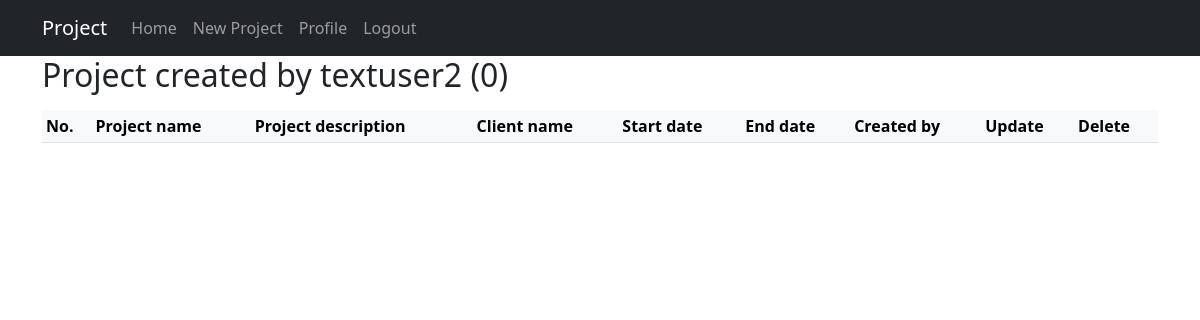
Before: /user/textuser2 (signed in) with the older database file.
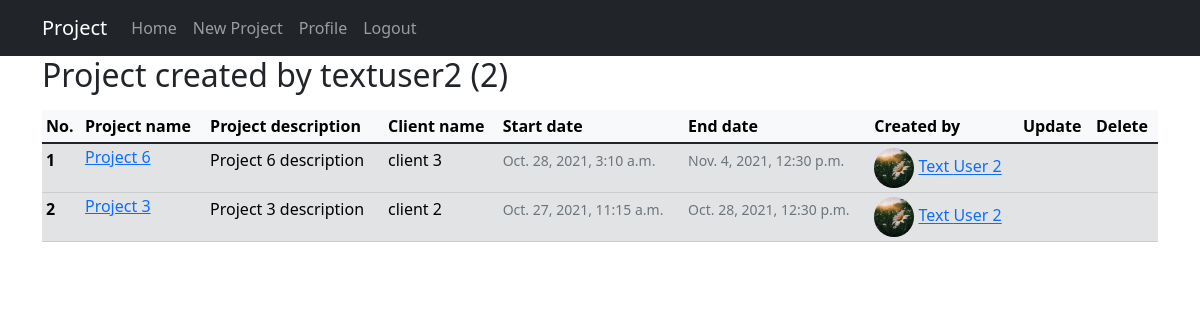
After: the same page with the newer database file.
### projects/models.py (models this page shows, shortened)
class Project(models.Model):
    name = models.CharField(max_length=50)
    description = models.TextField()
    client = models.ForeignKey(Client, related_name='projects', on_delete=models.CASCADE)
    created_by = models.ForeignKey(User, related_name='projects', on_delete=models.DO_NOTHING)
    start_date = models.DateTimeField(default=timezone.now())
    end_date = models.DateTimeField()

class Client(models.Model):
    name = models.CharField(max_length=50)
    def __str__(self):
        return self.name

### users/models.py (models this page shows, shortened)
class Profile(models.Model):
    user = models.OneToOneField(User, on_delete=models.CASCADE)
    image = models.ImageField(default='default.png', upload_to='profile_pics')

### projects/views.py (the view)
# urls.py: path('user/<str:username>', views.UserProjectListView.as_view(), name='user-projects'),
class UserProjectListView(LoginRequiredMixin, ListView):
    model = Project
    template_name = 'projects/user_projects.html' # <app>/<model>_<viewtype>.html
    context_object_name = 'projects'
    paginate_by = 5
    def get_queryset(self):
        user = get_object_or_404(User, username=self.kwargs.get('username'))
        return Project.objects.filter(created_by=user).order_by('-end_date')

### projects/templates/projects/user_projects.html (shortened to what this page needs)
{% extends "projects/base.html" %}
{% block content %}
    <h2 class="mb-3">Project created by {{ view.kwargs.username }} ({{ page_obj.paginator.count }})</h2>
    <table class="table table-sm">
        <thead>
            <tr class="table-light">
                <th scope="col">No.</th>
                <th scope="col">Project name</th>
                <th scope="col">Project description</th>
                <th scope="col">Client name</th>
                <th scope="col">Start date</th>
                <th scope="col">End date</th>
                <th scope="col">Created by</th>
                <th scope="col">Update</th>
                <th scope="col">Delete</th>
            </tr>
        </thead>
        <tbody>
        {% for project in projects %}
            <tr class="table-secondary">
                <th scope="row">{{ forloop.counter }}</th>
                <td>
                    <h6><a class="article-title" href="{% url 'project-detail' project.pk %}">{{ project.name }}</a></h6>
                </td>
                <td>
                    <p class="article-content">{{ project.description }}</p>
                </td>
                <td>
                    <p class="article-content">{{ project.client }}</p>
                </td>
                <td>
                    <small class="text-muted">{{ project.start_date }}</small>
                </td>
                <td>
                    <small class="text-muted">{{ project.end_date }}</small>
                </td>
                <td>
                    <img class="rounded-circle article-img" src="{{ project.created_by.profile.image.url }}" height=40 width=40>
                    <a class="mr-2" href="{% url 'user-projects' project.created_by.username %}">{{ project.created_by.first_name }} {{ project.created_by.last_name }}</a>
                </td>
                <td>
                </td>
                <td>
                </td>
            </tr>
        {% endfor %}
        </tbody>
    </table>
{% endblock content %}

### projects/templates/projects/base.html (shortened to what this page needs)
<!doctype html>
<html lang="en">
  <head>
    <link href="https://cdn.jsdelivr.net/npm/bootstrap@5.1.3/dist/css/bootstrap.min.css" rel="stylesheet">
  </head>
  <body>
    <header class="site-header">
        <nav class="navbar navbar-expand-lg navbar-dark bg-dark">
            <div class="container">
                <a class="navbar-brand mr-4" href="{% url 'project-home' %}">Project</a>
                <div class="collapse navbar-collapse" id="navbarToggle">
                    <div class="navbar-nav mr-auto">
                        <a class="nav-item nav-link" href="{% url 'project-home' %}">Home</a>
                    </div>
                    <div class="navbar-nav">
                        {% if user.is_authenticated %}
                            <a class="nav-item nav-link" href="{% url 'project-create' %}">New Project</a>
                            <a class="nav-item nav-link" href="{% url 'profile' %}">Profile</a>
                            <a class="nav-item nav-link" href="{% url 'logout' %}">Logout</a>
                        {% else %}
                            <a class="nav-item nav-link" href="{% url 'login' %}">Login</a>
                            <a class="nav-item nav-link" href="{% url 'register' %}">Register</a>
                        {% endif %}
                    </div>
                </div>
            </div>
        </nav>
    </header>
    <div class="container">
        {% block content %}{% endblock %}
    </div>
  </body>
</html>

Changed rows visible on the page:
added Project: name "Project 6", description "Project 6 description", client "client 3", start_date "Oct. 28, 2021, 3:10 a.m.", end_date "Nov. 4, 2021, 12:30 p.m.", created_by.profile.image (picture), created_by.first_name "Text", created_by.last_name "User 2"
added Project: name "Project 3", description "Project 3 description", client "client 2", start_date "Oct. 27, 2021, 11:15 a.m.", end_date "Oct. 28, 2021, 12:30 p.m.", created_by.profile.image (picture), created_by.first_name "Text", created_by.last_name "User 2"
Other visible differences:
{{ page_obj.paginator.count }}: "0" → "2"
